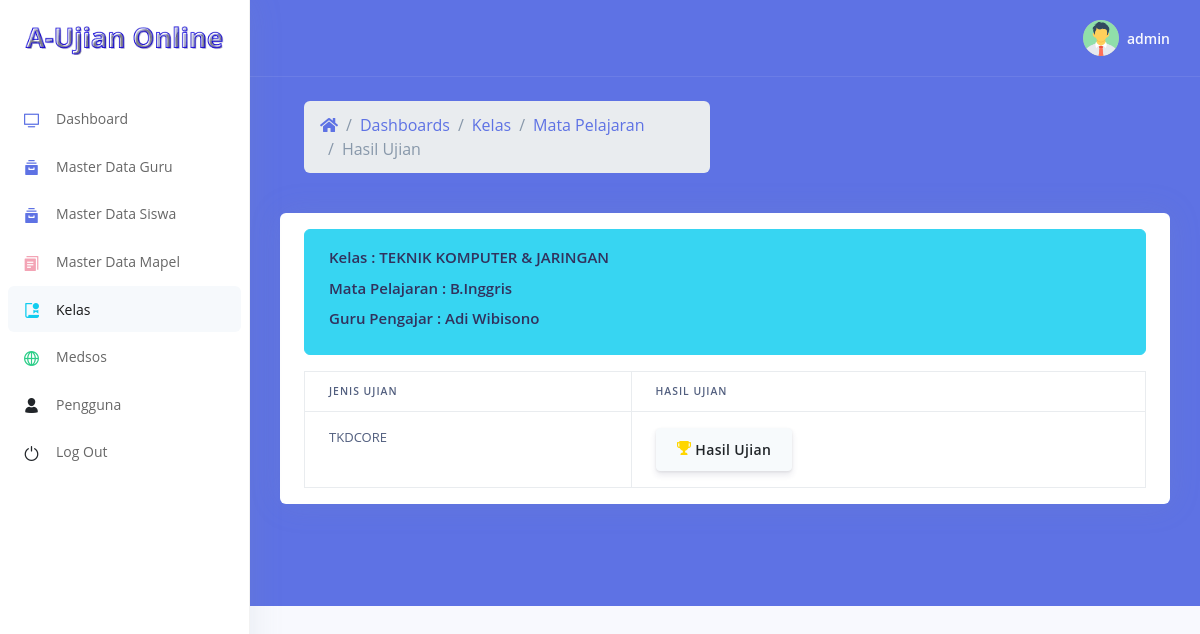
Screenshot of /kelas/hasil_jenis_ujian.php?kode_kelas=XTKJB&kode_mapel=BENG (signed in) with the database file from the repository.
### tables this page shows
CREATE TABLE `kelas` (
  `kode_kelas` varchar(20) NOT NULL,
  `nama_kelas` varchar(50) NOT NULL,
  `nip` varchar(20) NOT NULL
);

CREATE TABLE `mapel` (
  `kode_mapel` varchar(20) NOT NULL,
  `nama_mapel` varchar(50) NOT NULL
);

CREATE TABLE `mengajar` (
  `id` int(11) NOT NULL,
  `nip` varchar(20) NOT NULL,
  `kode_kelas` varchar(20) NOT NULL,
  `kode_mapel` varchar(20) NOT NULL
);

CREATE TABLE `guru` (
  `nip` varchar(20) NOT NULL,
  `nama_guru` varchar(50) NOT NULL,
  `no_telp` varchar(12) NOT NULL,
  `alamat` text NOT NULL,
  `foto` text NOT NULL
);

CREATE TABLE `mengerjakan` (
  `id` int(11) NOT NULL,
  `kode_mapel` varchar(20) NOT NULL,
  `kode_kelas` varchar(20) NOT NULL,
  `tgl` date NOT NULL,
  `jam` int(11) NOT NULL,
  `menit` int(11) NOT NULL,
  `jenis_ujian` varchar(30) NOT NULL
);

### kelas/hasil_jenis_ujian.php (the view, shortened to what this page needs)
<?php
include'../koneksi.php';
$kode_mapel = mysqli_real_escape_string($koneksi, $_GET['kode_mapel']);
$kode_kelas = mysqli_real_escape_string($koneksi, $_GET['kode_kelas']);
?>
<!DOCTYPE html>
<html>
<head>
  <link rel="stylesheet" href="../assets/vendor/nucleo/css/nucleo.css" type="text/css">
  <link rel="stylesheet" href="../assets/vendor/@fortawesome/fontawesome-free/css/all.min.css" type="text/css">
  <link rel="stylesheet" href="../assets/css/argon.css?v=1.2.0" type="text/css">
  <link href="../assets/datatables/dataTables.bootstrap4.min.css" rel="stylesheet">
</head>
<body>
  <nav class="sidenav navbar navbar-vertical  fixed-left  navbar-expand-xs navbar-light bg-white" id="sidenav-main">
    <div class="scrollbar-inner">
      <div class="sidenav-header  align-items-center">
        <a class="navbar-brand" href="javascript:void(0)">
          <img src="../assets/img/brand/aplikasi-ujian.png" class="navbar-brand-img" alt="...">
        </a>
      </div>
      <div class="navbar-inner">
        <div class="collapse navbar-collapse" id="sidenav-collapse-main">
          <ul class="navbar-nav">
            <li class="nav-item">
              <a class="nav-link" href="../index.php">
                <i class="ni ni-tv-2 text-primary"></i>
                <span class="nav-link-text">Dashboard</span>
              </a>
            </li>
            <li class="nav-item">
              <a class="nav-link" href="../guru/data_guru.php">
                <i class="ni ni-archive-2 text-primary"></i>
                <span class="nav-link-text">Master Data Guru</span>
              </a>
            </li>
            <li class="nav-item">
              <a class="nav-link" href="../siswa/data_siswa.php">
                <i class="ni ni-archive-2 text-primary"></i>
                <span class="nav-link-text">Master Data Siswa</span>
              </a>
            </li>
            <li class="nav-item">
              <a class="nav-link" href="../mapel/mapel.php">
                <i class="ni ni-single-copy-04 text-pink"></i>
                <span class="nav-link-text">Master Data Mapel</span>
              </a>
            </li>
            <li class="nav-item">
              <a class="nav-link active" href="kelas.php">
                <i class="ni ni-paper-diploma text-info"></i>
                <span class="nav-link-text">Kelas</span>
              </a>
            </li>
            <li class="nav-item">
              <a class="nav-link" href="../medsos/medsos.php">
                <i class="ni ni-world-2 text-success"></i>
                <span class="nav-link-text">Medsos</span>
              </a>
            </li>
            <li class="nav-item">
              <a class="nav-link" href="../pengguna/pengguna.php">
                <i class="ni ni-single-02 text-dark"></i>
                <span class="nav-link-text">Pengguna</span>
              </a>
            </li>
            <li class="nav-item">
              <a class="nav-link" href="../logout.php">
                <i class="ni ni-button-power text-dark"></i>
                <span class="nav-link-text">Log Out</span>
              </a>
            </li>
          </ul>
        </div>
      </div>
    </div>
  </nav>
  <div class="main-content" id="panel">
    <nav class="navbar navbar-top navbar-expand navbar-dark bg-primary border-bottom">
      <div class="container-fluid">
        <div class="collapse navbar-collapse" id="navbarSupportedContent">
          <ul class="navbar-nav align-items-center  ml-auto ml-md-0 ">
            <li class="nav-item dropdown">
              <a class="nav-link pr-0" href="#" role="button" data-toggle="dropdown" aria-haspopup="true" aria-expanded="false">
                <div class="media align-items-center">
                  <span class="avatar avatar-sm rounded-circle">
                    <img alt="Image placeholder" src="../assets/img/user.png">
                  </span>
                  <div class="media-body  ml-2  d-none d-lg-block">
                    <span class="mb-0 text-sm  font-weight-bold"><?= $_SESSION['username']; ?></span>
                  </div>
                </div>
              </a>
            </li>
          </ul>
        </div>
      </div>
    </nav>
    <div class="header bg-primary pb-6">
      <div class="container-fluid">
        <div class="header-body">
          <div class="row align-items-center py-4">
            <div class="col-lg-6 col-7">
              <nav aria-label="breadcrumb" class="d-none d-md-inline-block ml-md-4">
                <ol class="breadcrumb breadcrumb-links breadcrumb-dark">
                  <li class="breadcrumb-item"><a href="#"><i class="fas fa-home"></i></a></li>
                  <li class="breadcrumb-item"><a href="../index.php">Dashboards</a></li>
                  <li class="breadcrumb-item"><a href="kelas.php">Kelas</a></li>
                  <li class="breadcrumb-item"><a href="mapel.php?kode_kelas=<?= $kode_kelas ?>">Mata Pelajaran</a></li>
                  <li class="breadcrumb-item active" aria-current="page">Hasil Ujian</li>
                </ol>
              </nav>
            </div>
          </div>
          <div class="row">
            <div class="col-xl-12">
              <div class="card  card-stats">
                <div class="card-body">
                  <div class="alert alert-info">
                    <?php
                    $data = mysqli_query($koneksi,"SELECT * FROM kelas WHERE kode_kelas='$kode_kelas'");
                    while ($tampil = mysqli_fetch_array($data)) {
                      ?>
                      <h4>Kelas : <?= $tampil['nama_kelas']; ?></h4>
                    <?php } ?>
                    <?php
                    $data = mysqli_query($koneksi,"SELECT * FROM mapel WHERE kode_mapel='$kode_mapel'");
                    while ($tampil = mysqli_fetch_array($data)) {
                      ?>
                      <h4>Mata Pelajaran : <?= $tampil['nama_mapel']; ?></h4>
                    <?php } ?>
                    <?php
                    $data = mysqli_query($koneksi,"SELECT * FROM mengajar
                     INNER JOIN guru ON mengajar.nip = guru.nip WHERE kode_kelas='$kode_kelas' AND kode_mapel='$kode_mapel'");
                    while ($tampil = mysqli_fetch_array($data)) {
                      ?>
                      <h4>Guru Pengajar : <?= $tampil['nama_guru']; ?></h4>
                    <?php } ?>
                  </div>
                  <div class="table-responsive">
                    <table class="table table-bordered" width="100%" cellspacing="0">
                      <thead>
                        <tr>
                          <th>Jenis Ujian</th>
                          <th>Hasil Ujian</th>
                        </tr>
                      </thead>
                      <tbody>
                        <?php
                        $data_hasil = mysqli_query($koneksi,"SELECT * FROM mengerjakan WHERE kode_kelas='$kode_kelas' AND kode_mapel='$kode_mapel' ");
                        while ($tampil = mysqli_fetch_array($data_hasil)) {
                          $kode_kelas = $tampil['kode_kelas'];
                         ?>
                         <tr>
                          <td><?= $tampil['jenis_ujian']; ?></td>
                          <td><a href="hasil_ujian.php?kode_kelas=<?= $kode_kelas ?>&kode_mapel=<?= $tampil['kode_mapel']; ?>&jenis_ujian=<?= $tampil['jenis_ujian']; ?>" class="btn btn-secondary"><i class="ni ni-trophy text-yellow"></i> Hasil Ujian</a></td>
                        </tr>
                      <?php } ?>
                    </tbody>
                  </table>
                </div>
              </div>
            </div>
          </div>
        </div>
      </div>
    </div>
  </div>
</div>
</body>
</html>

### rows the page displays
kelas: nama_kelas "TEKNIK KOMPUTER & JARINGAN"
mapel: nama_mapel "B.Inggris"
mengajar: nip.nama_guru "Adi Wibisono"
mengerjakan: jenis_ujian "TKDCORE"

### other values shown
$_SESSION['username'] "admin"
